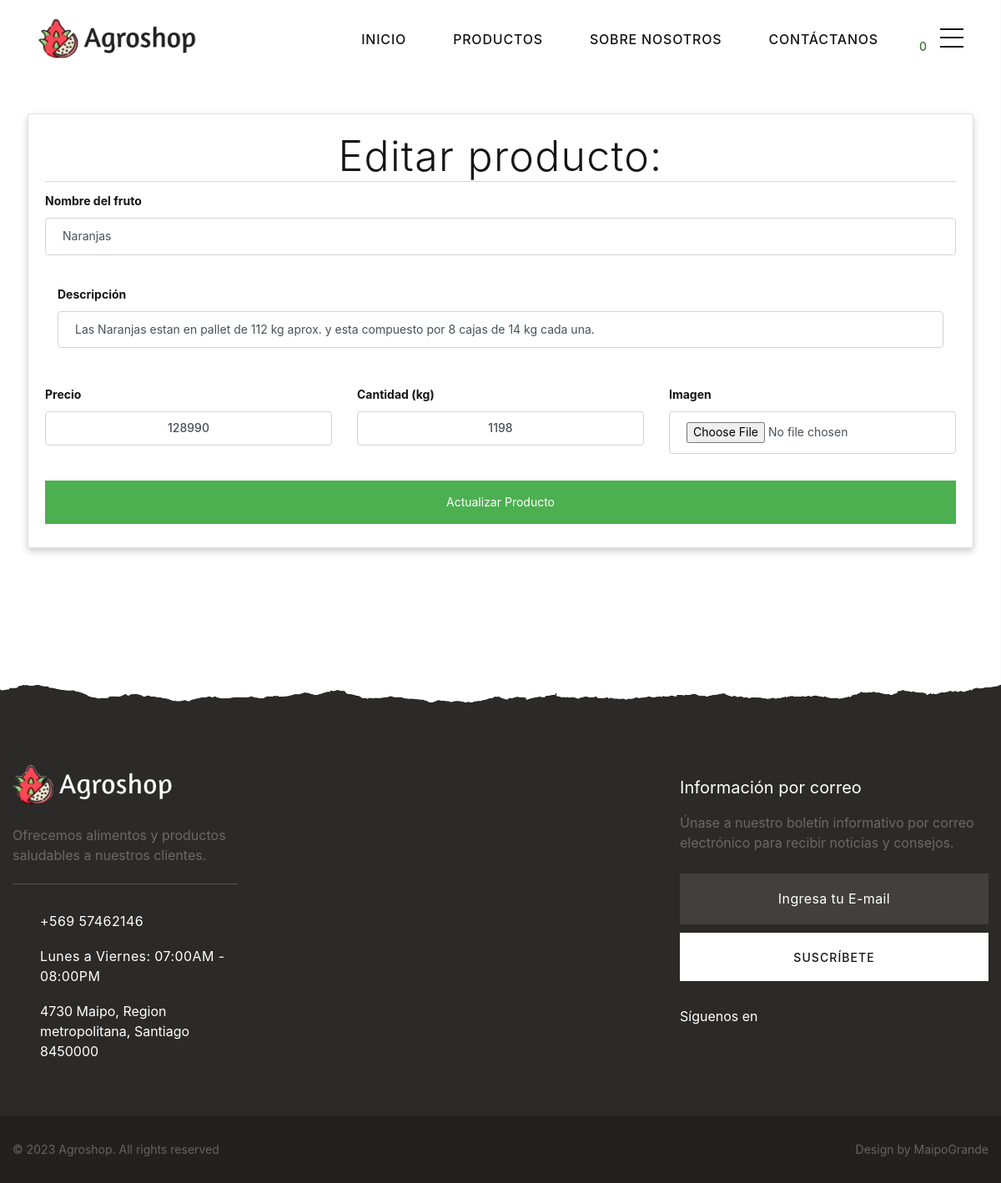
Screenshot of /editar.producto.php?id=27 (signed in) with the database file from the repository.
### tables this page shows
CREATE TABLE `producto` (
  `id_producto` int(11) NOT NULL,
  `pro_imagen` varchar(255) NOT NULL,
  `pro_nombre` varchar(255) NOT NULL,
  `pro_descripcion` varchar(255) NOT NULL,
  `pro_precio` varchar(255) NOT NULL,
  `pro_stock` varchar(255) NOT NULL,
  `pro_tipo` varchar(255) NOT NULL,
  `pro_estado` int(10) UNSIGNED NOT NULL DEFAULT 1,
  `id_usuario` int(11) NOT NULL,
  `id_unit` int(11) NOT NULL,
  `id_tipoproducto` int(11) NOT NULL
);

### editar.producto.php (the view, shortened to what this page needs)
<?php ob_start();
include('header.php');
include_once 'config/config.php';
if (isset($_GET['id'])) {
    $id_producto = $_GET['id'];
    $query = "SELECT * FROM producto WHERE id_producto = $id_producto";
    $result = mysqli_query($conexion, $query);
    if (mysqli_num_rows($result) == 1) {
        $row = mysqli_fetch_array($result);
        $pro_imagen = $row['pro_imagen'];
        $pro_nombre = $row['pro_nombre'];
        $pro_descripcion = $row['pro_descripcion'];
        $pro_precio = $row['pro_precio'];
        $pro_stock = $row['pro_stock'];
    }
} ?>
<div class="row" style="margin-bottom:15%">
    <div class="card card-body formulario-producto ml-5 mr-5" style="text-align:left;font-weight:bold">
        <h3 style="text-align:center;">Editar producto: </h3>
        <hr>
        <form action="editar.producto.php?id=<?php echo $_GET['id']; ?>" method="POST" enctype="multipart/form-data">
            <div class="row">
                <div class="form-group col">
                    <label style="margin-top:1%">Nombre del fruto</label>
                    <input type="text" name="pro_nombre" class="form-control" value="<?php echo $pro_nombre; ?>"
                        placeholder="Ej. Naranja de sangre" />
                </div>
            </div>
            <div class="form-group col">
                <label style="margin-top:1%">Descripción</label>
                <input type="text" name="pro_descripcion" class="form-control" value="<?php echo $pro_descripcion; ?>"
                    placeholder="Ej. Naranja de sangre" />
            </div>
            <div class="row">
                <div class="form-group col">
                    <label style="margin-top:1%">Precio</label>
                    <input type="number" name="pro_precio" class="form-control" value="<?php echo $pro_precio; ?>"
                        placeholder="Ej.$10000" required>
                </div>
                <div class="form-group col">
                    <label style="margin-top:1%">Cantidad (kg)</label>
                    <input type="number" name="pro_stock" class="form-control " value="<?php echo $pro_stock; ?>"
                        placeholder="Ej.100 (kg)" required>
                </div>
                <div class="form-group col">
                    <label style="margin-top:1%">Imagen</label>
                    <input type="file" name="pro_imagen" class="form-control " value="<?php echo $pro_imagen; ?>">
                </div>
            </div>
            <button type="submit" name="actualizar">Actualizar Producto</button>
        </form>
    </div>
</div>
<?php
include('footer.php'); ?>

### editar.producto.php (style rules this page uses)
.formulario-producto, .tabla-productos { float: left; width: 60%; margin: 0.5%; }
.formulario-producto input, .formulario-producto textarea { width: 100%; padding: 12px 20px; margin: 8px 0; box-sizing: border-box; }
.formulario-producto button { background-color: #4CAF50; color: white; padding: 14px 20px; margin: 8px 0; border: none; cursor: pointer; width: 100%; }

### rows the page displays
producto: pro_nombre "Naranjas", pro_descripcion "Las Naranjas estan en pallet de 112 kg aprox. y esta compuesto por 8 cajas de 14 kg cada una.", pro_precio "128990", pro_stock "1198"

### other values shown
$totalCantidad "0"
